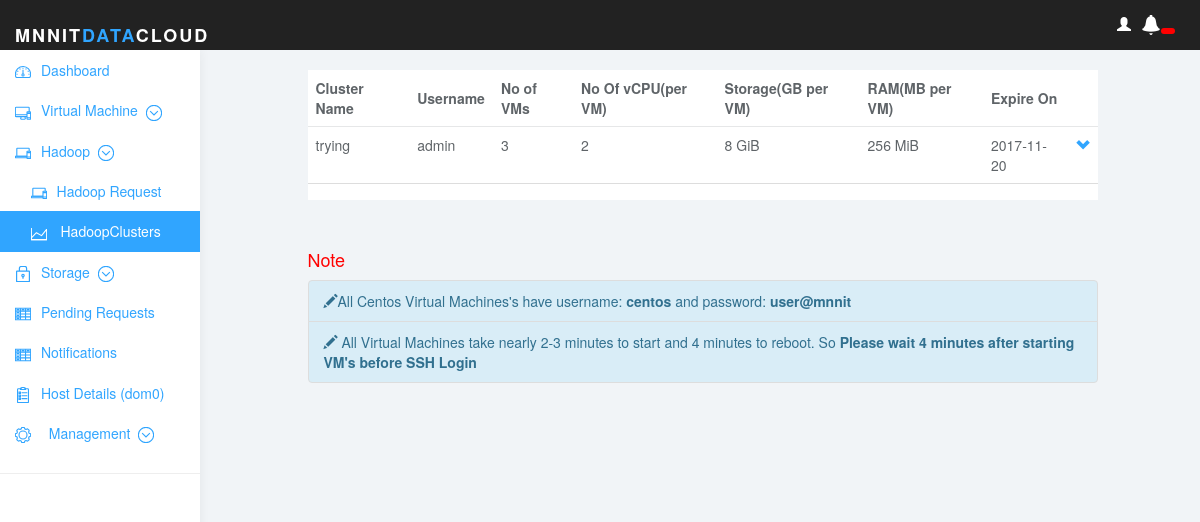
/hadoop_details.php (signed in), run on an earlier commit of the app's database.
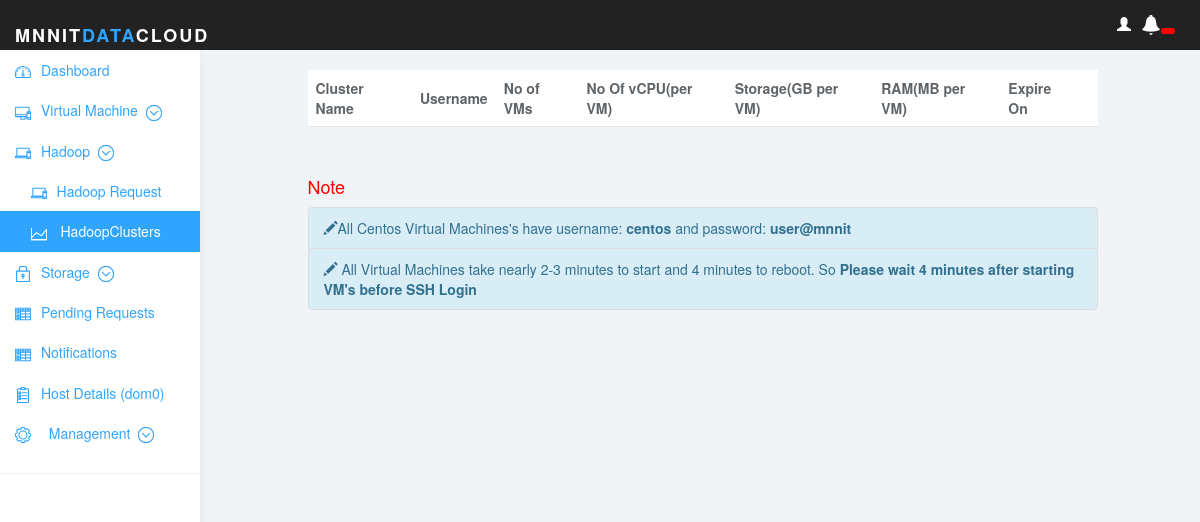
And on a later commit of the database.
### tables this page shows
CREATE TABLE `hadoop` (
  `username` varchar(15) NOT NULL,
  `hadoop_name` varchar(25) NOT NULL,
  `number_slave` int(2) NOT NULL,
  `cpu` int(3) NOT NULL,
  `ram` varchar(10) NOT NULL,
  `storage` varchar(10) NOT NULL,
  `doe` date NOT NULL,
  `status` varchar(10) NOT NULL
);

### db_connect.php (called while the page is built, shortened)
<?php
    function ExecuteQuery($stmt,$params){
        try{
            $result = $stmt->execute($params);
           	return $result;
        } catch(PDOException $ex) {
            return false;
        }
    }
    function PrepareQuery($db,$query){
        try{
            return $db->prepare($query);
        }catch(PDOException $ex){
            return false;
        }
    }
?>

### hadoop_details.php (the view, shortened to what this page needs)
<?php
  require 'header.php';
  require 'db_connect.php';
?>
              <?php
                $db = getDBConnection();
                if($_SESSION['privilege']=='A') {
                    $query = "
                        SELECT * FROM `hadoop` WHERE `status`='created'";
                    $param = array();
                } else {
                    $query = "
                        SELECT * FROM `hadoop` WHERE `username`=:username AND `status`='created'";
                    $param = array(":username"=>$_SESSION['username']);
                }
                $stmt = prepareQuery($db,$query);
                if(!executeQuery($stmt,$param)){
                      $l = logError("1104");
                      $l[0]->log($l[1]);
                      header("location:error.php?error=1104");
                      die();
                }
             ?>
  <div class="row">
    <div class="col-sm-3">
      <?php include 'navigation_bar.php'; ?>
    </div>
    <div class="col-sm-8">
    <br>
    	<table class="table">
      		<thead class="thead-inverse">
        		<tr>
                <th>Cluster Name</th>
                <?php if($_SESSION['privilege']=='A'){
                  echo '<th>Username</th>';
                }?>
                <th>No of VMs</th>
                <th>No Of vCPU(per VM)</th>
          			<th>Storage(GB per VM)</th>
          			<th>RAM(MB per VM)</th>
          			<th>Expire On</th>
          			<th></th>
        		</tr>
      		</thead>
      		<tbody>
    				<?php
            $c=0;
            while($row = $stmt->fetch()){
                  $c++;
    				      echo '<tr>'.'<td>'.$row['hadoop_name'].'</td>' ;
                  if($_SESSION['privilege']=='A'){
                      echo '<td>'.$row['username'].'</td>';
                  }
                  echo '
                  <td>'.(string)((int)($row['number_slave'])+1).'</td>'.'
    							<td>'.$row['cpu'].'</td>
    							<td>'.$row['storage'].'  GiB</td>
    							<td>'.$row['ram'].' MiB</td>
    							<td>'.$row['doe'].'</td>
                    <td><a class="glyphicon glyphicon-chevron-down" data-toggle="collapse" href="#collapse'.$c.'" ></a></td>
                  '; ?>
                  </tr>
                  <tr>
                  <td colspan="8">
                        </td>
                        <?php
    						echo '</tr>';
    				}
    	    	?>
    	  	</tbody>
      </table>
      <br>
      <h4 style="color:red;">Note</h4>
      <ul class="list-group list">
        <li class="list-group-item list-group-item-info">
          <span class="glyphicon glyphicon-pencil"></span>All Centos Virtual Machines's have username: <b>centos</b> and password: <b>user@mnnit</b>
        </li>
        <li class="list-group-item list-group-item-info"><span class="glyphicon glyphicon-pencil"></span>
          All Virtual Machines take nearly 2-3 minutes to start and 4 minutes to reboot. So <b>Please wait 4 minutes after starting VM's before SSH Login</b>
        </li>
      </ul>
    </div>
    <div class="col-sm-1">
    </div>
  </div>

What changed in the data, as far as the page shows it:
removed hadoop: hadoop_name "trying", username "admin", (int)($row['number_slave'])+1 "3", cpu "2", storage "8", ram "256", doe "2017-11-20"
